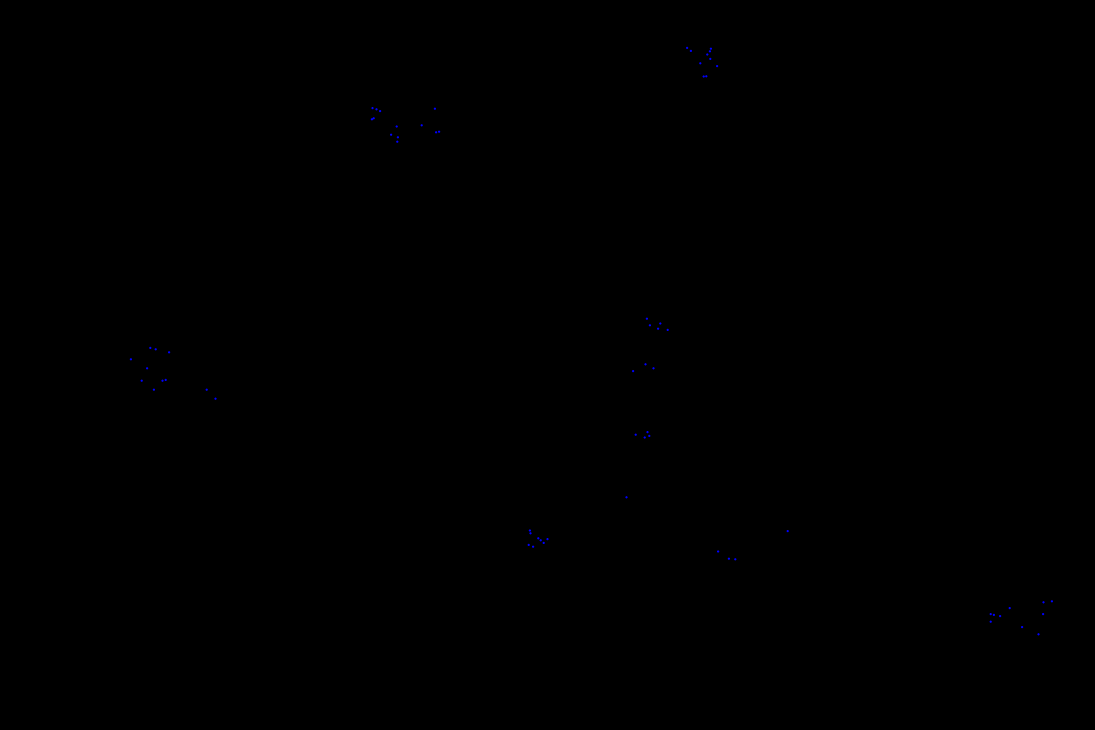
#> input picture LSDP/PumpkinProject/annotation.png, 5472 x 3648 px, given in place of image.png, which was not available (shown at 1/5 size)
$ python count.py
#> lines starting #> are read from the running program, lines starting #| are printed output that depends on the picture; after the words box and inside, x2 and y2 are one past the last pixel; in counts of white or black regions, pixels touching at a corner belong together; pictures that were not available may be replaced by others from this repository, and a replacement may not be noted
import cv2
import numpy as np
import matplotlib.pyplot as plt


filename = "image.png"
img = cv2.imread(filename)
#> img is the input picture: shape (3648, 5472, 3); mean B, G, R 0.1, 0, 0
img_copy = img.copy()

filename = "13_1_2_segmentation_inrange_lab.png"
segmented_img = cv2.imread(filename, cv2.IMREAD_GRAYSCALE)
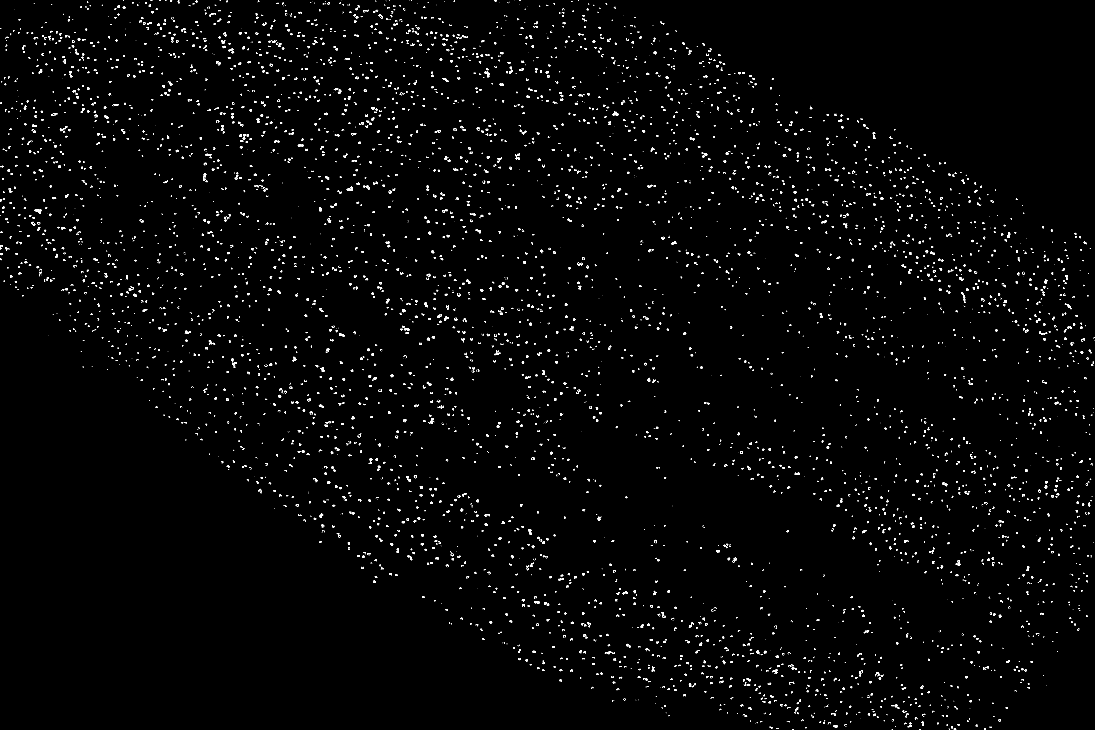
#> input picture LSDP/PumpkinProject/13_1_2_segmentation_inrange_lab.png, 5472 x 3648 px (shown at 1/5 size)
#> segmented_img: shape (3648, 5472); 1% white; 7396 white regions (3743 under 20 px)

# =========== COUNT ORANGE BLOBS USING findContours =================

# Locate contours.
contours, hierarchy = cv2.findContours(segmented_img, cv2.RETR_TREE, cv2.CHAIN_APPROX_SIMPLE)
#> contours = 9329 contours, 6503 with area under 20; largest, box (x1, y1, x2, y2) and area: (174, 1046, 207, 1067) 232, (2220, 1581, 2244, 1603) 188, (2120, 1513, 2140, 1536) 184, (2641, 2646, 2658, 2673) 176, (1597, 2568, 1616, 2587) 174

# Draw a circle above the center of each of the detected contours.
for contour in contours:
    M = cv2.moments(contour)
    if M['m00'] == 0:
        continue

    cx = int(M['m10'] / M['m00'])
    cy = int(M['m01'] / M['m00'])
    cv2.circle(img, (cx, cy), 5, (0, 0, 255), 2)
#> this loop made 9329 passes
#> (cx, cy) on passes 4 to 6: (4746, 3644), (4923, 3643), (4773, 3644)
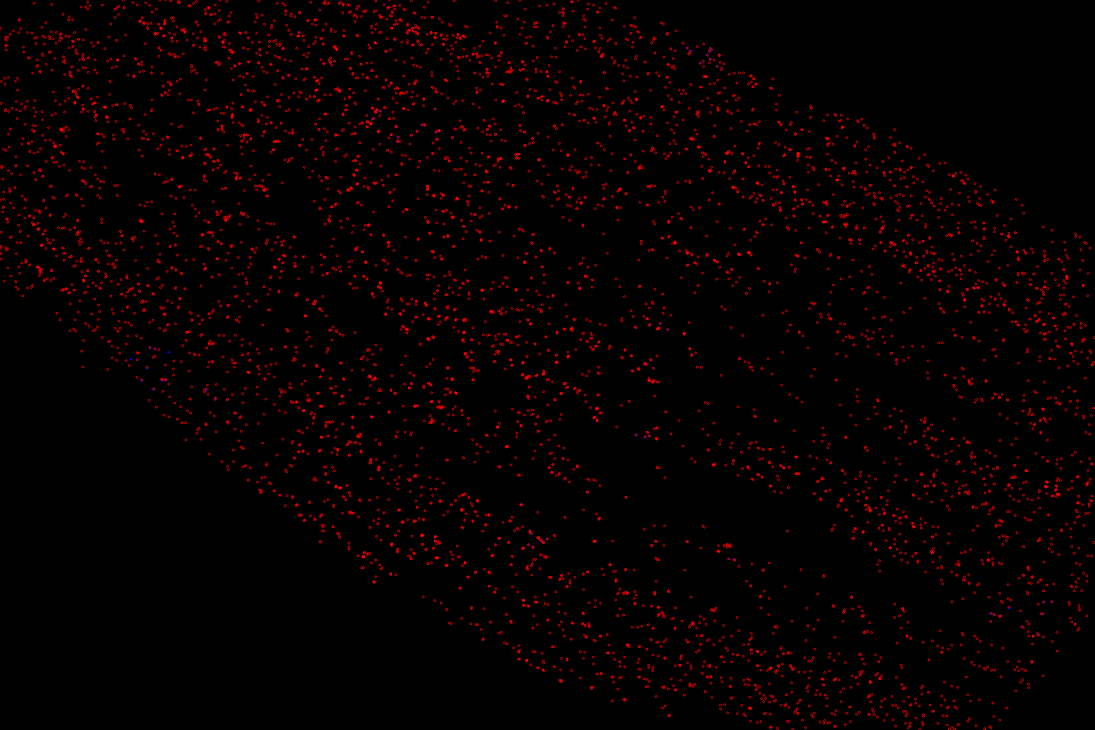
#> img: shape (3648, 5472, 3) (shown at 1/5 size); mean B, G, R 0, 0, 6.9

# print("Number of detected pumpkin blobs: %d" % len(contours))

cv2.namedWindow("pumpkins marked", cv2.WINDOW_NORMAL)
cv2.resizeWindow("pumpkins marked", 700, 700)
cv2.imshow("pumpkins marked", img)
cv2.waitKey(0)


# ====================== 13.2.2 ======================================

dst = cv2.GaussianBlur(segmented_img, (5, 5), 0)
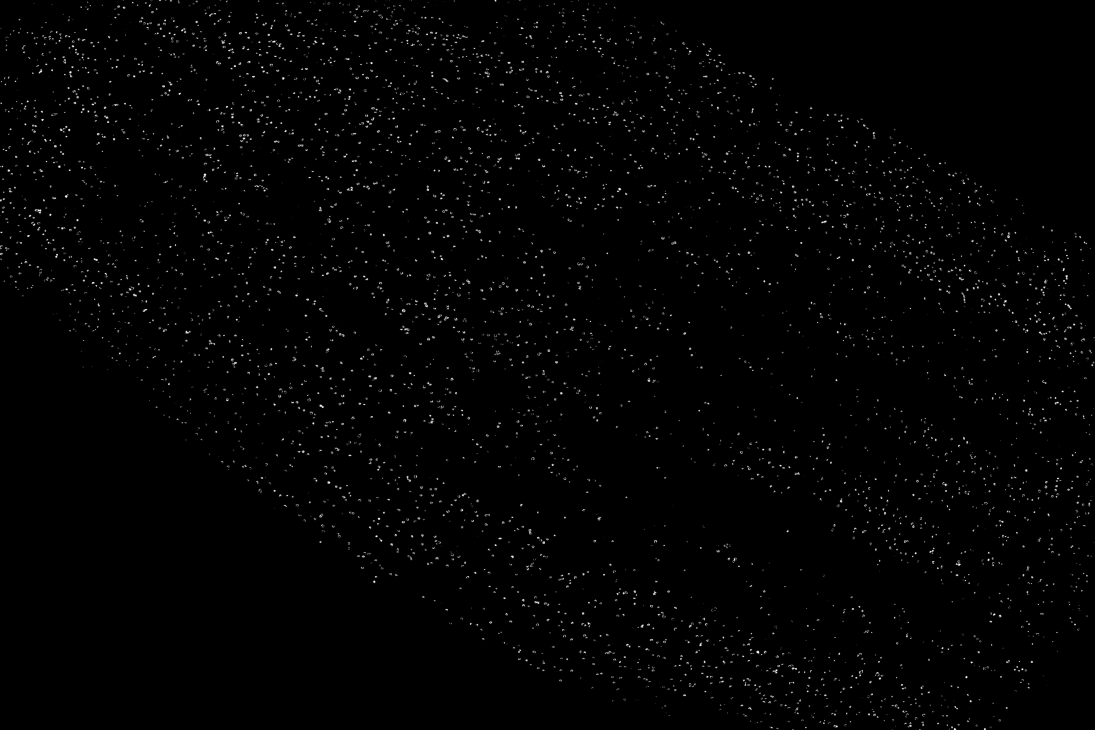
#> dst: shape (3648, 5472) (shown at 1/5 size); min 0, max 255, mean 2.6
_, blurred_binary = cv2.threshold(dst, 130, 255, cv2.THRESH_BINARY)
#> blurred_binary: shape (3648, 5472); 0.84% white; 5388 white regions (2142 under 20 px), largest, box (x1, y1, x2, y2) and area: (182, 1047, 206, 1067) 230, (3864, 3347, 3888, 3367) 199, (2033, 2380, 2055, 2408) 194

cv2.namedWindow("before blur", cv2.WINDOW_NORMAL)
cv2.resizeWindow("before blur", 700, 700)
cv2.imshow("before blur", segmented_img)

cv2.namedWindow("after blur", cv2.WINDOW_NORMAL)
cv2.resizeWindow("after blur", 700, 700)
cv2.imshow("after blur", blurred_binary)

cv2.waitKey(0)

kernel = np.ones((15, 15), np.uint8)

closed_image = cv2.morphologyEx(blurred_binary, cv2.MORPH_CLOSE, kernel)
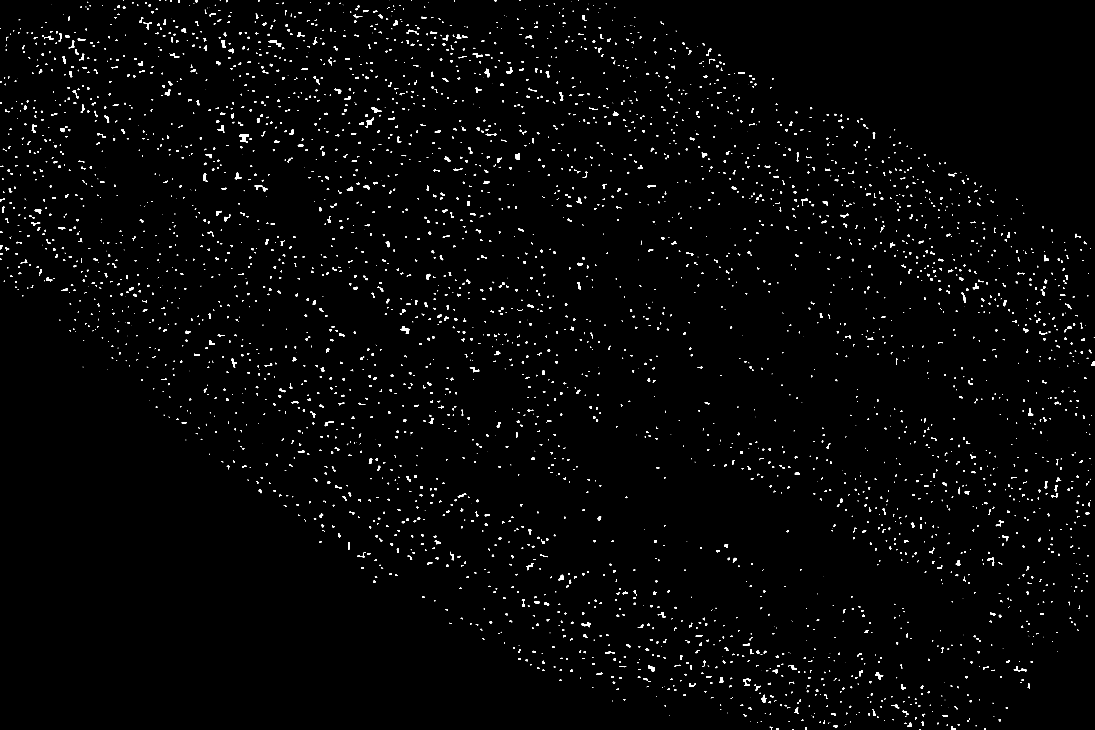
#> closed_image: shape (3648, 5472) (shown at 1/5 size); 1.2% white; 3853 white regions (958 under 20 px)


cv2.namedWindow("filtered", cv2.WINDOW_NORMAL)
cv2.resizeWindow("filtered", 700, 700)


cv2.imshow("filtered", closed_image)
cv2.waitKey(0)
# ====================== 13.2.3 ======================================


    # Locate contours.
contours_filt, hierarchy_filt = cv2.findContours(closed_image, cv2.RETR_EXTERNAL,
        cv2.CHAIN_APPROX_SIMPLE)
#> contours_filt = 3853 contours, 1433 with area under 20; largest, box (x1, y1, x2, y2) and area: (1196, 672, 1244, 710) 777, (2000, 1630, 2047, 1670) 597, (1828, 587, 1870, 638) 554, (1341, 201, 1407, 234) 510, (4377, 3361, 4416, 3398) 498

# ====================== 13.2.4 ======================================

# Draw a circle above the center of each of the detected contours.
for contour in contours_filt:
    M = cv2.moments(contour)
    if M['m00'] == 0:
        continue

    cx = int(M['m10'] / M['m00'])
    cy = int(M['m01'] / M['m00'])
    cv2.circle(img_copy, (cx, cy), 5, (0, 0, 255), 2)
#> this loop made 3853 passes
#> (cx, cy) on passes 3 to 5: (4923, 3644), (3886, 3643), (4028, 3639)
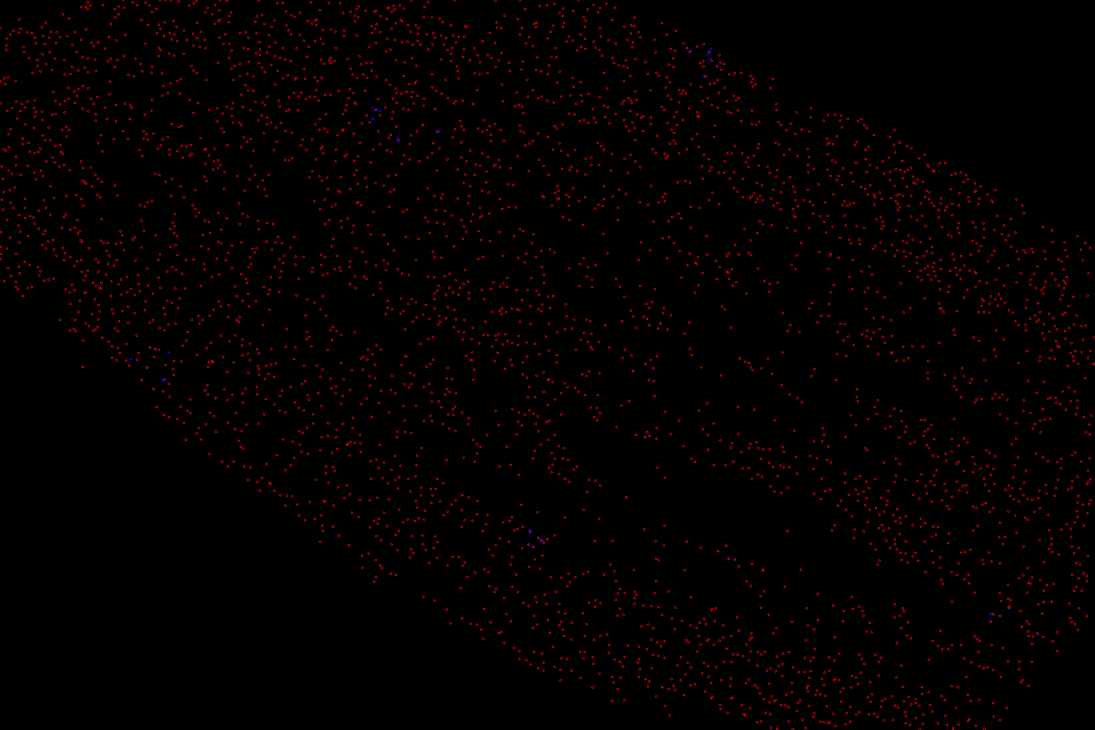
#> img_copy: shape (3648, 5472, 3) (shown at 1/5 size); mean B, G, R 0.1, 0, 4.3

print("Number of detected pumpkin blobs: %d" % len(contours))
#| Number of detected pumpkin blobs: 9329

print("Number of detected pumpkin blobs in filtered image: %d" % len(contours_filt))
#| Number of detected pumpkin blobs in filtered image: 3853

cv2.namedWindow("pumpkins marked filtered", cv2.WINDOW_NORMAL)
cv2.resizeWindow("pumpkins marked filtered", 700, 700)
cv2.imshow("pumpkins marked filtered", img_copy)
cv2.waitKey(0)
